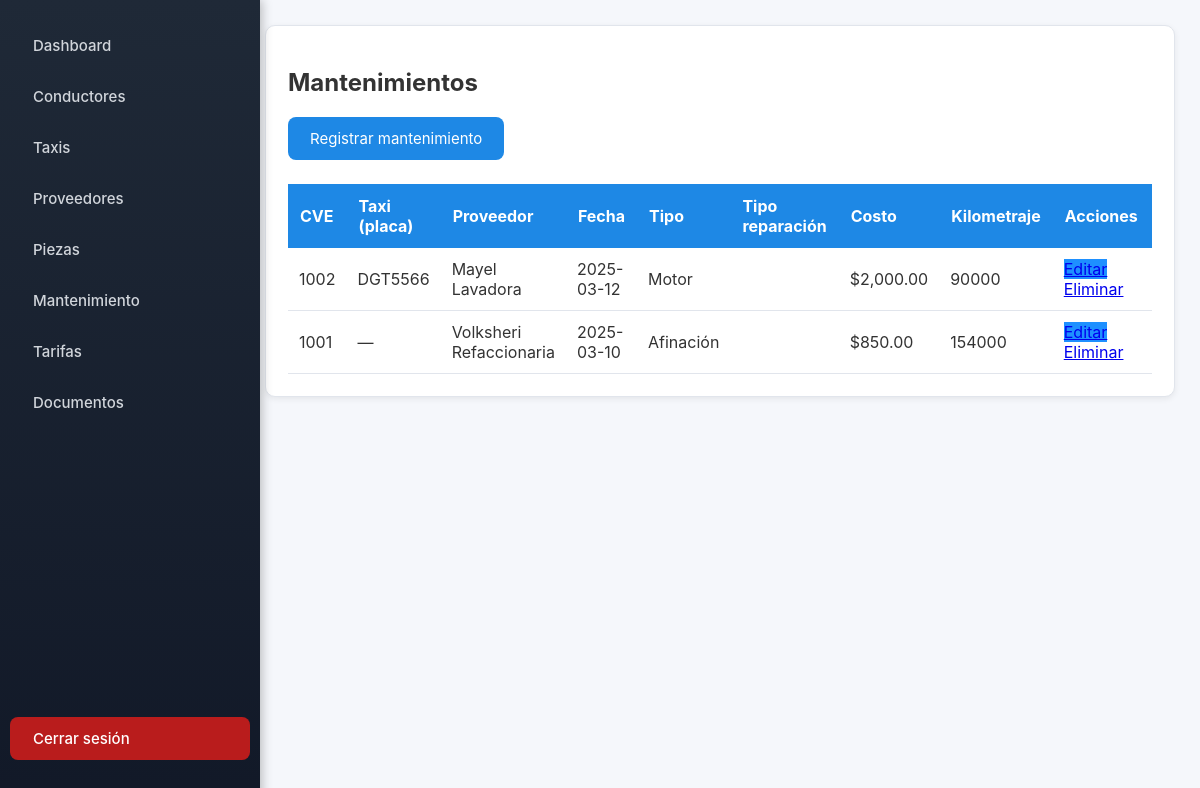
The page /paginas/mantenimiento/index.php (signed in) on the database its author committed.
### tables this page shows
CREATE TABLE IF NOT EXISTS `mantenimiento` (
  `CVE_MANTENIMIENTO` int(11) NOT NULL,
  `CVE_TAXI` int(11) DEFAULT NULL,
  `CVE_PROVEEDORES` int(11) DEFAULT NULL,
  `FECHA` datetime DEFAULT NULL,
  `TIPO` varchar(50) DEFAULT NULL,
  `DESCRIPCION` text DEFAULT NULL,
  `COSTO` decimal(10,0) DEFAULT NULL,
  `KILOMETRAJE` int(11) DEFAULT NULL,
  `CVE_PIEZA` int(11) DEFAULT NULL,
  PRIMARY KEY (`CVE_MANTENIMIENTO`),
  KEY `FK_REFERENCE_2` (`CVE_TAXI`),
  KEY `FK_REFERENCE_3` (`CVE_PROVEEDORES`),
  KEY `FK_MANT_PIEZA` (`CVE_PIEZA`),
  CONSTRAINT `FK_MANT_PIEZA` FOREIGN KEY (`CVE_PIEZA`) REFERENCES `piezas` (`CVE_PIEZA`),
  CONSTRAINT `FK_REFERENCE_2` FOREIGN KEY (`CVE_TAXI`) REFERENCES `taxis` (`CVE_TAXI`),
  CONSTRAINT `FK_REFERENCE_3` FOREIGN KEY (`CVE_PROVEEDORES`) REFERENCES `proveedores` (`CVE_PROVEEDORES`)
);

CREATE TABLE IF NOT EXISTS `taxis` (
  `CVE_CONDUCTOR` int(11) DEFAULT NULL,
  `PLACA` varchar(12) DEFAULT NULL,
  `MARCA` varchar(20) DEFAULT NULL,
  `MODELO` varchar(20) DEFAULT NULL,
  `ANO` int(11) DEFAULT NULL,
  `CVE_TAXI` int(11) NOT NULL AUTO_INCREMENT,
  PRIMARY KEY (`CVE_TAXI`),
  KEY `FK_REFERENCE_1` (`CVE_CONDUCTOR`),
  CONSTRAINT `FK_REFERENCE_1` FOREIGN KEY (`CVE_CONDUCTOR`) REFERENCES `conductores` (`CVE_CONDUCTOR`)
);

### paginas/mantenimiento/index.php (the view, shortened to what this page needs)
<?php
include '../../conexion.php';
include '../../includes/menu.php';
$q = $conn->query("
  SELECT m.*, tx.PLACA, CONCAT(p.NOMBRE,' ',p.APELLIDO_PATERNO) AS PROVEEDOR
  FROM MANTENIMIENTO m
  LEFT JOIN TAXIS tx ON tx.CVE_TAXI = m.CVE_TAXI
  LEFT JOIN PROVEEDORES p ON p.CVE_PROVEEDORES = m.CVE_PROVEEDORES
  ORDER BY m.CVE_MANTENIMIENTO DESC
");
?>
<div class="card">
  <h2>Mantenimientos</h2>
  <a href="agregar.php" class="button" style="margin-bottom:14px;">Registrar mantenimiento</a>
  <table class="table">
    <thead>
      <tr>
        <th>CVE</th>
        <th>Taxi (placa)</th>
        <th>Proveedor</th>
        <th>Fecha</th>
        <th>Tipo</th>
        <th>Tipo reparación</th>
        <th>Costo</th>
        <th>Kilometraje</th>
        <th style="width:150px;">Acciones</th>
      </tr>
    </thead>
    <tbody>
      <?php while($r = $q->fetch_assoc()): ?>
      <tr>
        <td><?= $r['CVE_MANTENIMIENTO'] ?></td>
        <td><?= htmlspecialchars($r['PLACA'] ?? '—') ?></td>
        <td><?= htmlspecialchars($r['PROVEEDOR'] ?? '—') ?></td>
        <td><?= !empty($r['FECHA']) ? date('Y-m-d', strtotime($r['FECHA'])) : '—' ?></td>
        <td><?= htmlspecialchars($r['TIPO']) ?></td>
        <td><?= htmlspecialchars($r['TIPO_REPARACION'] ?? '') ?></td>
        <td>$<?= number_format($r['COSTO'] ?? 0, 2) ?></td>
        <td><?= htmlspecialchars($r['KILOMETRAJE'] ?? '') ?></td>
        <td>
          <a class="btn-edit" href="editar.php?id=<?= $r['CVE_MANTENIMIENTO'] ?>">Editar</a>
          <a class="btn-del" href="eliminar.php?id=<?= $r['CVE_MANTENIMIENTO'] ?>"
            onclick="return confirm('¿Eliminar este mantenimiento? Esta acción restaurará el stock de piezas usadas.')">Eliminar</a>
        </td>
      </tr>
      <?php endwhile; ?>
    </tbody>
  </table>
</div>
<?php include '../../includes/footer.php'; ?>

### css/estilos.css (style rules this page uses)
* { transition: all .15s ease-in-out; }
.card { background: var(--card); padding: 22px; border-radius: 10px; box-shadow:0 2px 6px rgba(0,0,0,.07); border:1px solid var(--borde); margin-bottom:20px; animation: fadeIn .4s ease; }
.button { background: var(--color-primario); border:none; color:white; padding:12px 22px; border-radius:8px; cursor:pointer; font-size:15px; display:inline-block; text-decoration:none; }
table { width:100%; border-collapse:collapse; margin-top:10px; }
th { background: var(--color-primario); color:white; padding:12px; text-align:left; }
td { padding:11px; background:white; border-bottom:1px solid var(--borde); }
.btn-edit { background: #1e90ff; }

### rows shown on the page
mantenimiento: CVE_MANTENIMIENTO "1002", CVE_TAXI.PLACA "DGT5566", PROVEEDOR "Mayel Lavadora", FECHA "2025-03-12", TIPO "Motor", COSTO "2,000.00", KILOMETRAJE "90000"
mantenimiento: CVE_MANTENIMIENTO "1001", PLACA "—", PROVEEDOR "Volksheri Refaccionaria", FECHA "2025-03-10", TIPO "Afinación", COSTO "850.00", KILOMETRAJE "154000"
